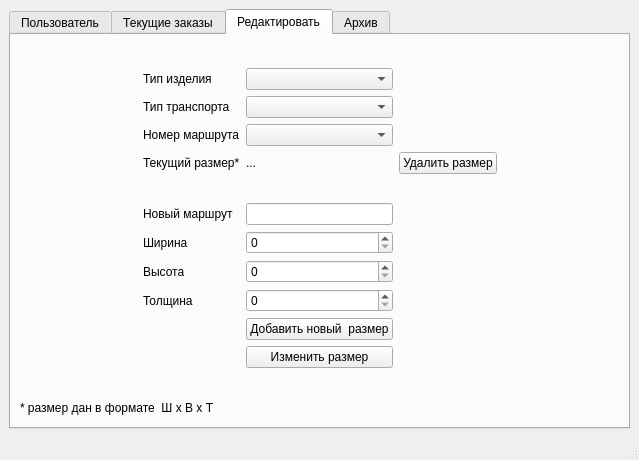
<?xml version="1.0" encoding="UTF-8"?>
<ui version="4.0">
 <class>Admin</class>
 <widget class="QMainWindow" name="Admin">
  <property name="geometry">
   <rect>
    <x>0</x>
    <y>0</y>
    <width>639</width>
    <height>460</height>
   </rect>
  </property>
  <property name="windowTitle">
   <string>Оператор</string>
  </property>
  <property name="windowIcon">
   <iconset>
    <normaloff>C:/Users/stan_/Downloads/123.png</normaloff>C:/Users/stan_/Downloads/123.png</iconset>
  </property>
  <widget class="QWidget" name="centralwidget">
   <layout class="QGridLayout" name="gridLayout_2">
    <item row="0" column="0">
     <widget class="QTabWidget" name="tabWidget">
      <property name="currentIndex">
       <number>2</number>
      </property>
      <widget class="QWidget" name="tab">
       <attribute name="title">
        <string>Пользователь</string>
       </attribute>
       <layout class="QGridLayout" name="gridLayout_3">
        <item row="1" column="1">
         <layout class="QGridLayout" name="gridLayout">
          <item row="5" column="0">
           <widget class="QLabel" name="label_6">
            <property name="sizePolicy">
             <sizepolicy hsizetype="Fixed" vsizetype="Fixed">
              <horstretch>0</horstretch>
              <verstretch>0</verstretch>
             </sizepolicy>
            </property>
            <property name="maximumSize">
             <size>
              <width>16777215</width>
              <height>16777215</height>
             </size>
            </property>
            <property name="styleSheet">
             <string notr="true"/>
            </property>
            <property name="text">
             <string>Подтверждение пароля</string>
            </property>
            <property name="margin">
             <number>0</number>
            </property>
           </widget>
          </item>
          <item row="0" column="0">
           <widget class="QLabel" name="label_3">
            <property name="sizePolicy">
             <sizepolicy hsizetype="Fixed" vsizetype="Fixed">
              <horstretch>0</horstretch>
              <verstretch>0</verstretch>
             </sizepolicy>
            </property>
            <property name="text">
             <string>Фамилия</string>
            </property>
            <property name="alignment">
             <set>Qt::AlignLeading|Qt::AlignLeft|Qt::AlignVCenter</set>
            </property>
           </widget>
          </item>
          <item row="1" column="0">
           <widget class="QLabel" name="label_4">
            <property name="sizePolicy">
             <sizepolicy hsizetype="Fixed" vsizetype="Fixed">
              <horstretch>0</horstretch>
              <verstretch>0</verstretch>
             </sizepolicy>
            </property>
            <property name="text">
             <string>Имя</string>
            </property>
            <property name="alignment">
             <set>Qt::AlignLeading|Qt::AlignLeft|Qt::AlignVCenter</set>
            </property>
           </widget>
          </item>
          <item row="2" column="1">
           <widget class="QLineEdit" name="lineEdit_middle_name">
            <property name="sizePolicy">
             <sizepolicy hsizetype="Fixed" vsizetype="Fixed">
              <horstretch>0</horstretch>
              <verstretch>0</verstretch>
             </sizepolicy>
            </property>
            <property name="styleSheet">
             <string notr="true"/>
            </property>
           </widget>
          </item>
          <item row="4" column="0">
           <widget class="QLabel" name="lbl_passwd">
            <property name="enabled">
             <bool>true</bool>
            </property>
            <property name="sizePolicy">
             <sizepolicy hsizetype="Fixed" vsizetype="Fixed">
              <horstretch>0</horstretch>
              <verstretch>0</verstretch>
             </sizepolicy>
            </property>
            <property name="baseSize">
             <size>
              <width>0</width>
              <height>0</height>
             </size>
            </property>
            <property name="focusPolicy">
             <enum>Qt::NoFocus</enum>
            </property>
            <property name="text">
             <string>Новый пароль</string>
            </property>
            <property name="alignment">
             <set>Qt::AlignLeading|Qt::AlignLeft|Qt::AlignVCenter</set>
            </property>
           </widget>
          </item>
          <item row="1" column="1">
           <widget class="QLineEdit" name="lineEdit_name">
            <property name="sizePolicy">
             <sizepolicy hsizetype="Fixed" vsizetype="Fixed">
              <horstretch>0</horstretch>
              <verstretch>0</verstretch>
             </sizepolicy>
            </property>
            <property name="styleSheet">
             <string notr="true"/>
            </property>
           </widget>
          </item>
          <item row="5" column="1">
           <widget class="QLineEdit" name="lineE_passwd_confirm">
            <property name="sizePolicy">
             <sizepolicy hsizetype="Fixed" vsizetype="Fixed">
              <horstretch>0</horstretch>
              <verstretch>0</verstretch>
             </sizepolicy>
            </property>
            <property name="styleSheet">
             <string notr="true"/>
            </property>
           </widget>
          </item>
          <item row="0" column="1">
           <widget class="QLineEdit" name="lineE_surname">
            <property name="sizePolicy">
             <sizepolicy hsizetype="Fixed" vsizetype="Fixed">
              <horstretch>0</horstretch>
              <verstretch>0</verstretch>
             </sizepolicy>
            </property>
            <property name="styleSheet">
             <string notr="true"/>
            </property>
           </widget>
          </item>
          <item row="2" column="0">
           <widget class="QLabel" name="label_5">
            <property name="sizePolicy">
             <sizepolicy hsizetype="Fixed" vsizetype="Fixed">
              <horstretch>0</horstretch>
              <verstretch>0</verstretch>
             </sizepolicy>
            </property>
            <property name="text">
             <string>Отчество</string>
            </property>
            <property name="alignment">
             <set>Qt::AlignLeading|Qt::AlignLeft|Qt::AlignVCenter</set>
            </property>
           </widget>
          </item>
          <item row="4" column="1">
           <widget class="QLineEdit" name="lineE_passwd">
            <property name="enabled">
             <bool>true</bool>
            </property>
            <property name="sizePolicy">
             <sizepolicy hsizetype="Fixed" vsizetype="Fixed">
              <horstretch>0</horstretch>
              <verstretch>0</verstretch>
             </sizepolicy>
            </property>
            <property name="baseSize">
             <size>
              <width>0</width>
              <height>0</height>
             </size>
            </property>
            <property name="focusPolicy">
             <enum>Qt::StrongFocus</enum>
            </property>
            <property name="styleSheet">
             <string notr="true"/>
            </property>
            <property name="alignment">
             <set>Qt::AlignLeading|Qt::AlignLeft|Qt::AlignVCenter</set>
            </property>
           </widget>
          </item>
          <item row="3" column="0">
           <widget class="QLabel" name="lbl_login">
            <property name="enabled">
             <bool>true</bool>
            </property>
            <property name="sizePolicy">
             <sizepolicy hsizetype="Fixed" vsizetype="Fixed">
              <horstretch>0</horstretch>
              <verstretch>0</verstretch>
             </sizepolicy>
            </property>
            <property name="baseSize">
             <size>
              <width>0</width>
              <height>0</height>
             </size>
            </property>
            <property name="focusPolicy">
             <enum>Qt::NoFocus</enum>
            </property>
            <property name="text">
             <string>Логин</string>
            </property>
            <property name="alignment">
             <set>Qt::AlignLeading|Qt::AlignLeft|Qt::AlignVCenter</set>
            </property>
           </widget>
          </item>
          <item row="3" column="1">
           <widget class="QLabel" name="label_login">
            <property name="text">
             <string>...</string>
            </property>
           </widget>
          </item>
         </layout>
        </item>
        <item row="0" column="1">
         <spacer name="verticalSpacer">
          <property name="orientation">
           <enum>Qt::Vertical</enum>
          </property>
          <property name="sizeType">
           <enum>QSizePolicy::Expanding</enum>
          </property>
          <property name="sizeHint" stdset="0">
           <size>
            <width>248</width>
            <height>115</height>
           </size>
          </property>
         </spacer>
        </item>
        <item row="1" column="2">
         <spacer name="horizontalSpacer_2">
          <property name="orientation">
           <enum>Qt::Horizontal</enum>
          </property>
          <property name="sizeHint" stdset="0">
           <size>
            <width>40</width>
            <height>20</height>
           </size>
          </property>
         </spacer>
        </item>
        <item row="4" column="0" colspan="3">
         <layout class="QGridLayout" name="gridLayout_5">
          <item row="0" column="0">
           <spacer name="horizontalSpacer_3">
            <property name="orientation">
             <enum>Qt::Horizontal</enum>
            </property>
            <property name="sizeHint" stdset="0">
             <size>
              <width>40</width>
              <height>20</height>
             </size>
            </property>
           </spacer>
          </item>
          <item row="0" column="1">
           <widget class="QPushButton" name="pB_save_info">
            <property name="text">
             <string>Сохранить</string>
            </property>
           </widget>
          </item>
         </layout>
        </item>
        <item row="3" column="1">
         <spacer name="verticalSpacer_2">
          <property name="orientation">
           <enum>Qt::Vertical</enum>
          </property>
          <property name="sizeHint" stdset="0">
           <size>
            <width>20</width>
            <height>122</height>
           </size>
          </property>
         </spacer>
        </item>
        <item row="1" column="0">
         <spacer name="horizontalSpacer">
          <property name="orientation">
           <enum>Qt::Horizontal</enum>
          </property>
          <property name="sizeHint" stdset="0">
           <size>
            <width>40</width>
            <height>20</height>
           </size>
          </property>
         </spacer>
        </item>
        <item row="2" column="1">
         <widget class="QPushButton" name="pushButton_change_acc">
          <property name="text">
           <string>Сменить пользователя</string>
          </property>
         </widget>
        </item>
       </layout>
      </widget>
      <widget class="QWidget" name="tab_2">
       <attribute name="title">
        <string>Текущие заказы</string>
       </attribute>
       <layout class="QGridLayout" name="gridLayout_4">
        <item row="0" column="0" rowspan="6">
         <widget class="QTableView" name="tableView_cur_orders"/>
        </item>
        <item row="0" column="2" rowspan="6">
         <layout class="QGridLayout" name="gridLayout_10">
          <item row="2" column="2">
           <widget class="QPushButton" name="pushButton_set_status">
            <property name="text">
             <string>Установить статус</string>
            </property>
           </widget>
          </item>
          <item row="1" column="0">
           <widget class="QLabel" name="label_2">
            <property name="text">
             <string>Цена</string>
            </property>
            <property name="alignment">
             <set>Qt::AlignCenter</set>
            </property>
           </widget>
          </item>
          <item row="3" column="2">
           <widget class="QPushButton" name="pushButton_set_date">
            <property name="text">
             <string>Установить дату</string>
            </property>
           </widget>
          </item>
          <item row="3" column="0">
           <widget class="QLabel" name="label_20">
            <property name="text">
             <string>Дата сдачи</string>
            </property>
           </widget>
          </item>
          <item row="3" column="1">
           <widget class="QDateEdit" name="dateEdit">
            <property name="minimumDate">
             <date>
              <year>2020</year>
              <month>9</month>
              <day>1</day>
             </date>
            </property>
           </widget>
          </item>
          <item row="1" column="2">
           <widget class="QPushButton" name="pushButton_set_price">
            <property name="text">
             <string>Установить цену</string>
            </property>
           </widget>
          </item>
          <item row="1" column="1">
           <widget class="QSpinBox" name="spinBox_price">
            <property name="maximum">
             <number>100000</number>
            </property>
           </widget>
          </item>
          <item row="2" column="0">
           <widget class="QLabel" name="label_7">
            <property name="text">
             <string>Статус</string>
            </property>
            <property name="alignment">
             <set>Qt::AlignCenter</set>
            </property>
           </widget>
          </item>
          <item row="2" column="1">
           <widget class="QComboBox" name="comboBox_set_status"/>
          </item>
          <item row="0" column="1">
           <widget class="QComboBox" name="comboBox_ID">
            <property name="sizePolicy">
             <sizepolicy hsizetype="Preferred" vsizetype="Fixed">
              <horstretch>0</horstretch>
              <verstretch>0</verstretch>
             </sizepolicy>
            </property>
           </widget>
          </item>
          <item row="0" column="0">
           <widget class="QLabel" name="label_11">
            <property name="text">
             <string>ID заказа</string>
            </property>
            <property name="alignment">
             <set>Qt::AlignCenter</set>
            </property>
           </widget>
          </item>
          <item row="4" column="2">
           <widget class="QPushButton" name="pushButton_save_orders">
            <property name="text">
             <string>Сохранить все</string>
            </property>
           </widget>
          </item>
         </layout>
        </item>
       </layout>
      </widget>
      <widget class="QWidget" name="tab_4">
       <attribute name="title">
        <string>Редактировать</string>
       </attribute>
       <layout class="QGridLayout" name="gridLayout_8">
        <item row="4" column="0" colspan="3">
         <layout class="QGridLayout" name="gridLayout_7">
          <item row="0" column="1">
           <spacer name="horizontalSpacer_6">
            <property name="orientation">
             <enum>Qt::Horizontal</enum>
            </property>
            <property name="sizeHint" stdset="0">
             <size>
              <width>40</width>
              <height>20</height>
             </size>
            </property>
           </spacer>
          </item>
          <item row="0" column="0">
           <widget class="QLabel" name="label_21">
            <property name="text">
             <string>* размер дан в формате  Ш х В х Т</string>
            </property>
           </widget>
          </item>
         </layout>
        </item>
        <item row="1" column="2">
         <spacer name="horizontalSpacer_5">
          <property name="orientation">
           <enum>Qt::Horizontal</enum>
          </property>
          <property name="sizeHint" stdset="0">
           <size>
            <width>40</width>
            <height>20</height>
           </size>
          </property>
         </spacer>
        </item>
        <item row="0" column="1">
         <spacer name="verticalSpacer_3">
          <property name="orientation">
           <enum>Qt::Vertical</enum>
          </property>
          <property name="sizeHint" stdset="0">
           <size>
            <width>20</width>
            <height>40</height>
           </size>
          </property>
         </spacer>
        </item>
        <item row="1" column="1">
         <layout class="QGridLayout" name="gridLayout_6">
          <item row="1" column="1">
           <widget class="QComboBox" name="comboBox_transport_type">
            <property name="sizePolicy">
             <sizepolicy hsizetype="Preferred" vsizetype="Preferred">
              <horstretch>0</horstretch>
              <verstretch>0</verstretch>
             </sizepolicy>
            </property>
           </widget>
          </item>
          <item row="9" column="0">
           <widget class="QLabel" name="label_10">
            <property name="text">
             <string>Толщина</string>
            </property>
           </widget>
          </item>
          <item row="8" column="1">
           <widget class="QSpinBox" name="spinBox_height">
            <property name="maximum">
             <number>3000</number>
            </property>
           </widget>
          </item>
          <item row="10" column="1">
           <widget class="QPushButton" name="pushButton_add_size">
            <property name="text">
             <string>Добавить новый  размер</string>
            </property>
           </widget>
          </item>
          <item row="2" column="0">
           <widget class="QLabel" name="label_13">
            <property name="text">
             <string>Номер маршрута</string>
            </property>
           </widget>
          </item>
          <item row="4" column="1">
           <widget class="QLabel" name="label_cur_size">
            <property name="text">
             <string>...</string>
            </property>
           </widget>
          </item>
          <item row="7" column="0">
           <widget class="QLabel" name="label_17">
            <property name="text">
             <string>Ширина</string>
            </property>
           </widget>
          </item>
          <item row="5" column="1">
           <spacer name="verticalSpacer_5">
            <property name="orientation">
             <enum>Qt::Vertical</enum>
            </property>
            <property name="sizeHint" stdset="0">
             <size>
              <width>20</width>
              <height>40</height>
             </size>
            </property>
           </spacer>
          </item>
          <item row="4" column="0">
           <widget class="QLabel" name="label_18">
            <property name="text">
             <string>Текущий размер*</string>
            </property>
           </widget>
          </item>
          <item row="9" column="1">
           <widget class="QSpinBox" name="spinBox_thickness">
            <property name="maximum">
             <number>500</number>
            </property>
           </widget>
          </item>
          <item row="0" column="1">
           <widget class="QComboBox" name="comboBox_product_type">
            <property name="sizePolicy">
             <sizepolicy hsizetype="Preferred" vsizetype="Preferred">
              <horstretch>0</horstretch>
              <verstretch>0</verstretch>
             </sizepolicy>
            </property>
           </widget>
          </item>
          <item row="7" column="1">
           <widget class="QSpinBox" name="spinBox_width">
            <property name="maximum">
             <number>3000</number>
            </property>
           </widget>
          </item>
          <item row="0" column="0">
           <widget class="QLabel" name="label_8">
            <property name="text">
             <string>Тип изделия</string>
            </property>
           </widget>
          </item>
          <item row="4" column="2">
           <widget class="QPushButton" name="pushButton_del_size">
            <property name="text">
             <string>Удалить размер</string>
            </property>
           </widget>
          </item>
          <item row="2" column="1">
           <widget class="QComboBox" name="comboBox_route_number">
            <property name="sizePolicy">
             <sizepolicy hsizetype="Preferred" vsizetype="Preferred">
              <horstretch>0</horstretch>
              <verstretch>0</verstretch>
             </sizepolicy>
            </property>
           </widget>
          </item>
          <item row="1" column="0">
           <widget class="QLabel" name="label_12">
            <property name="text">
             <string>Тип транспорта</string>
            </property>
           </widget>
          </item>
          <item row="8" column="0">
           <widget class="QLabel" name="label_9">
            <property name="text">
             <string>Высота</string>
            </property>
           </widget>
          </item>
          <item row="11" column="1">
           <widget class="QPushButton" name="pushButton_change_size">
            <property name="text">
             <string>Изменить размер</string>
            </property>
           </widget>
          </item>
          <item row="6" column="0">
           <widget class="QLabel" name="label_19">
            <property name="text">
             <string>Новый маршрут</string>
            </property>
           </widget>
          </item>
          <item row="6" column="1">
           <widget class="QLineEdit" name="lineEdit_new_route">
            <property name="sizePolicy">
             <sizepolicy hsizetype="Preferred" vsizetype="Fixed">
              <horstretch>0</horstretch>
              <verstretch>0</verstretch>
             </sizepolicy>
            </property>
           </widget>
          </item>
         </layout>
        </item>
        <item row="1" column="0">
         <spacer name="horizontalSpacer_4">
          <property name="orientation">
           <enum>Qt::Horizontal</enum>
          </property>
          <property name="sizeHint" stdset="0">
           <size>
            <width>40</width>
            <height>20</height>
           </size>
          </property>
         </spacer>
        </item>
        <item row="2" column="1">
         <spacer name="verticalSpacer_4">
          <property name="orientation">
           <enum>Qt::Vertical</enum>
          </property>
          <property name="sizeHint" stdset="0">
           <size>
            <width>20</width>
            <height>40</height>
           </size>
          </property>
         </spacer>
        </item>
       </layout>
      </widget>
      <widget class="QWidget" name="tab_3">
       <attribute name="title">
        <string>Архив</string>
       </attribute>
       <layout class="QGridLayout" name="gridLayout_12">
        <item row="0" column="0">
         <widget class="QTableView" name="tableView_archive"/>
        </item>
       </layout>
      </widget>
     </widget>
    </item>
   </layout>
  </widget>
  <widget class="QMenuBar" name="menubar">
   <property name="geometry">
    <rect>
     <x>0</x>
     <y>0</y>
     <width>639</width>
     <height>21</height>
    </rect>
   </property>
  </widget>
  <widget class="QStatusBar" name="statusbar"/>
 </widget>
 <resources/>
 <connections/>
</ui>
